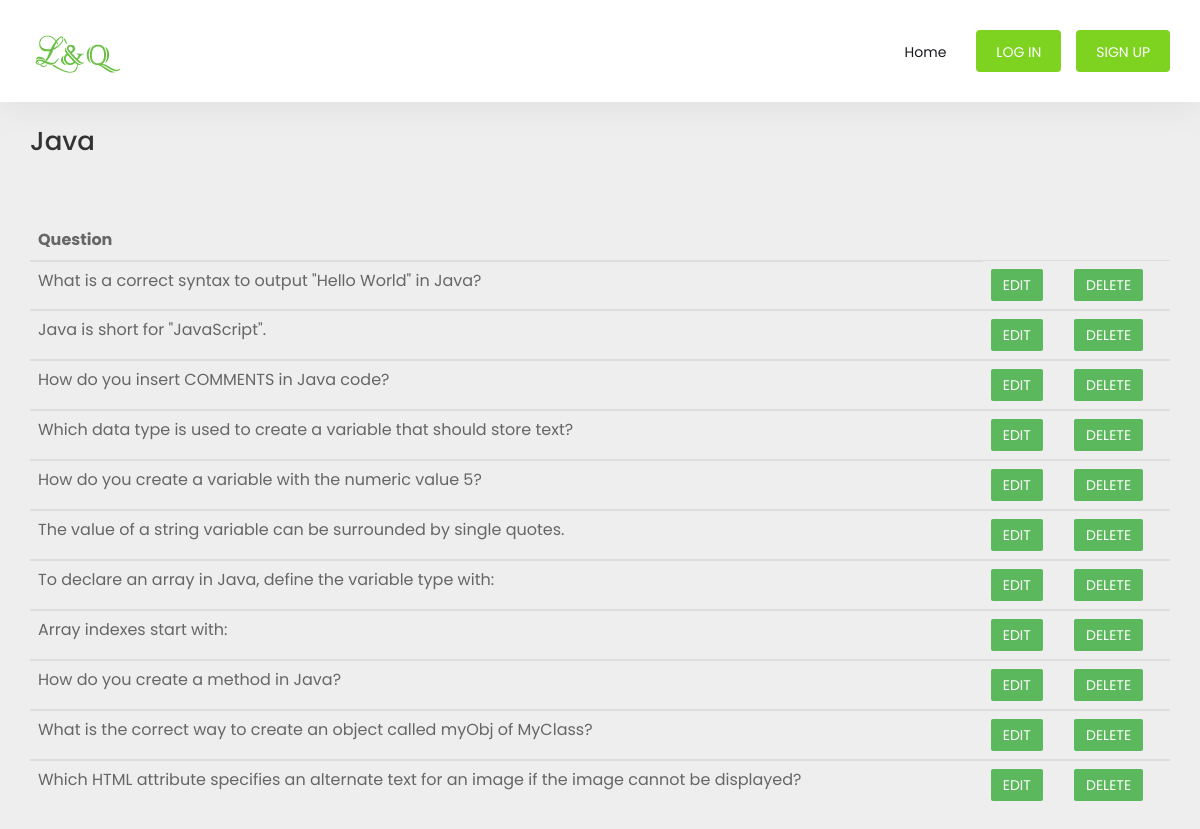
/customquiz/showques/2, run on an earlier commit of the app's database.
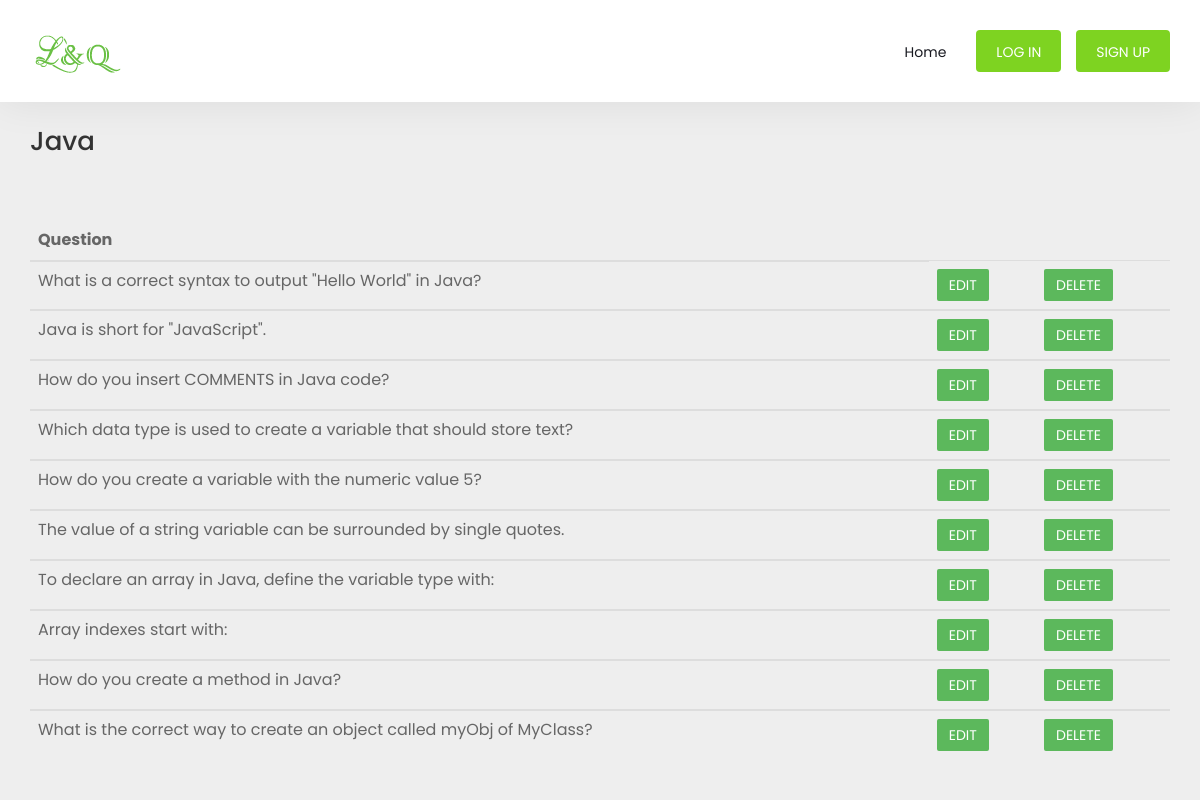
And on a later commit of the database.
### participants/models.py (models this page shows, shortened)
class Question(models.Model):
	ques = models.TextField()
	correct_ans = models.CharField(max_length = 100)
	title = models.ForeignKey(Course, on_delete = models.CASCADE)

### customquiz/views.py (the view)
# urls.py: path('customquiz/showques/<int:pk>', views.showques, name = 'showques'),
def showques(request, pk):
	title = Course.objects.get(pk=pk)
	questions = Question.objects.filter(title_id=pk)
	return render(request, 'customquiz/showques.html', context={'question':questions, 'course':title})

### customquiz/templates/customquiz/showques.html (shortened to what this page needs)
{% extends 'header.html' %}
{% load static %}
{% block content %}
<div class="container">
<h1>{{course.title}}</h1>
</div>
<div class="container" style="margin-top: 50px;">
<table class = "table table-hover">
	<thead>
		<tr>
			<th>Question</th>
		</tr>
	</thead>
{% for q in question %}
	<tbody>
		<tr>
			<td>{{q.ques}}</td>
			<td><a href="{% url 'customquiz:editques' q.pk %}"><button type="submit" class="btn btn-success btn-md">Edit</button></a></td>
			<td><a href="{% url 'customquiz:deleteques' q.pk %}"><button type="submit" class="btn btn-success btn-md">Delete</button></a></td>
		</tr>
		{% endfor %}
	</tbody>
</table>
</div>
{% endblock %}

What changed in the data, as far as the page shows it:
removed Question: ques "Which HTML attribute specifies an alternate text for an image if the image cannot be displayed?"
